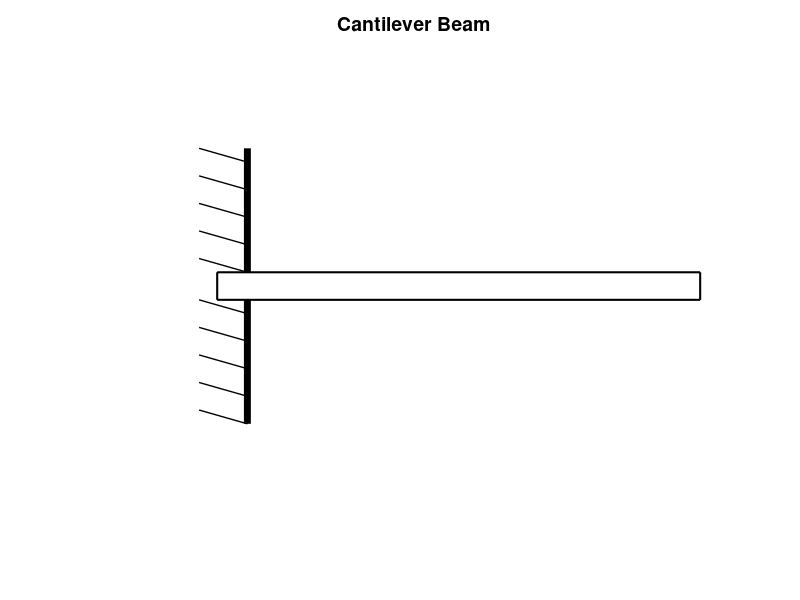

Write MATLAB code to recreate this figure. (Note: this script raises an error after producing the figure.)
%Generates image for level 4 cantilever beam problems
%Created by Stecia-Marie Fletcher for the continuation of the project ,'Intoducing e-learning
%environments to the Biomedical Engineering Programme', supervised by Dr. Pilar 
%Garcia Souto for the purposes of the module, Mechanics and Materials
%UCL Department: Medical Physics and Bioengineering
%Date: 17/09/14
%version 1.0

l=randi([15,20]);
Le=l*10;

%Plotting the beam

x1=0;
x2=Le+Le/15;

%Ploting a vertical line

a=plot([Le/15,Le/15],[-1,-0.1],'Color','black','linewidth',5);

hold on

plot([Le/15,Le/15],[1,0.1],'Color','black','linewidth',5);

%Plotting a beam

rectangle('Position',[x1,-0.1,x2,0.2],'LineWidth',1.5);

%Axis restrictions and title

axis([-Le/4 x2+10 -1.8 1.75]);

title('Cantilever Beam','FontSize',14, 'FontWeight','bold');

axis off

%Plotting the sloped lines indicating the rigidity of the vertical wall (in
%keeping with cantilever beams in notes)

for c=0.2:0.2:1
    plot([-Le/25,Le/15],[c,c-0.1],'Color','black','linewidth',1);
end

for d=-0.9:0.2:-0.1
    plot([-Le/25,Le/15],[d,d-0.1],'Color','black','linewidth',1);
end

%Plotting and labelling the reaction forces

arrow([Le/30,-1.3],[Le/30,-0.15],'LineWidth',2) %Reaction force at boundary

text(-2,-1.25,'R','Fontsize',14,'FontWeight','bold') %Label reaction force at boundary

rectangle('Position',[-Le/5,-0.15,Le/8,0.3],'Curvature',[1,1],'LineWidth',1.5); %Moment circle

arrow([-Le/9,-0.15],[-Le/9 + 1,-0.15],'LineWidth',2) %Moment arrow

text(-Le/6,0.3,'M','Fontsize',14,'FontWeight','bold') %Moment label

%Indicating the length of the beam on the plot

a1=Le/15; %Starting point of measured beam
a2=Le+Le/15; %End point of measured beam
%Measured beam does not include beam length to the left of the barrier

a3=a1+(a1+a2)/2; %Midpoint of measured beam

plot([a2,a2],[-0.1,-1.5],'Linestyle','--','linewidth',2,'Color','black');

arrow([a3,-1.5],[a1,-1.5],'LineWidth',2); %Draws l.h.s. of arrow
arrow([a3,-1.5],[a2,-1.5],'LineWidth',2); %Draws r.h.s. of arrow

L_in_m=Le/100; %length in meters

Length_label=strcat(num2str(L_in_m),'m');

a4=a1+(a1+a2)/3;

text(a4,-1.6,Length_label,'fontsize',14,'fontweight','bold');

%Indicating level

rectangle('Position',[Le-5*Le/20+5,1.5,Le/20,0.1],'Curvature',[1,1],'LineWidth',1.5,'FaceColor','y');
rectangle('Position',[Le-4*Le/20+5,1.5,Le/20,0.1],'Curvature',[1,1],'LineWidth',1.5,'FaceColor','y');
rectangle('Position',[Le-3*Le/20+5,1.5,Le/20,0.1],'Curvature',[1,1],'LineWidth',1.5,'FaceColor','y');
rectangle('Position',[Le-2*Le/20+5,1.5,Le/20,0.1],'Curvature',[1,1],'LineWidth',1.5,'FaceColor','y');
rectangle('Position',[Le-Le/20+5,1.5,Le/20,0.1],'Curvature',[1,1],'LineWidth',1.5,'FaceColor','y');

text(a3-5,1.55,'Level 5','fontsize',14,'fontweight','bold'); %Level 4 label

%Showing x direction

arrow([0,-1.75],[Le/5,-1.75],'linewidth',2);

text(Le/5+Le/40,-1.75,'x','Fontsize',14,'fontweight','bold');

%Indicating x=0 position

arrow([Le/15,1.3],[Le/15,1.05],'LineWidth',2) 

text(Le/15-Le/30,1.35,'x=0','Fontsize',12,'fontweight','bold');

%Plotting 1st distributed load

e1=randi([2,round(l/4)]);
E1=e1*10; 
yr=0.12;
hr=0.2;

Position_E1=a1+E1; %Position of ist end of distributed load

length_load=randi([4,round(l/4)]);
Length_Load=length_load*10;

Position_E2=Position_E1+Length_Load; %Position of second end of distributed load

rectangle('Position',[Position_E1,yr,Length_Load,hr],'LineWidth',2,'EdgeColor','r','FaceColor','g');

%Labelling distributed load

w=randi([15,50]);
W=w*10;
Weight_label=strcat(num2str(W),'N');

text(Position_E1+(Length_Load/3),0.2,Weight_label,'fontsize',12,'fontweight','bold');

%Plotting 2nd distributed load

e3=randi([e1+length_load+1,l-5]);
E3=e3*10;
yr2=0.12;
hr2=0.2;

Position_E3=a1+E3; %Position of 1st end of 2nd distributed load

% length_load_2=randi([4,round(l/4)]);
Length_Load_2=Le-E3;

Position_E4=Position_E3+Length_Load_2; %Position of 2nd end of 2nd distributed load

rectangle('Position',[Position_E3,yr2,Length_Load_2,hr2],'LineWidth',2,'EdgeColor','r','FaceColor','g');

%Labelling 2nd distributed load

w2=randi([15,50]);
W2=w2*10;
Weight_label_2=strcat(num2str(W2),'N');

text(Position_E3+(Length_Load_2)/3,0.2,Weight_label_2,'fontsize',12,'fontweight','bold');

%Indication of positions of the ends of the 1st distributed load w.r.t x=0

%For E1

b1=a1; %Starting point of measured position
b2=Position_E1; %End point of measured position

b3=(b1+b2)/2; %Midpoint

arrow([b3,-0.2],[b1,-0.2],'LineWidth',2); %Draws l.h.s. of arrow
arrow([b3,-0.2],[b2,-0.2],'LineWidth',2); %Draws r.h.s. of arrow

E1_in_m=E1/100; %Measured position of first end in m

E1_label=strcat(num2str(E1_in_m),'m');

b4=b1+(b1+b2)/4;

text(b4,-0.3,E1_label,'fontsize',14,'fontweight','bold');

%For E2

plot([Position_E2,Position_E2],[0.1,-0.5],'Linestyle','--','linewidth',2,'Color','black');

b1_2=a1; %Starting point of measured position
b2_2=Position_E2; %End point of measured position

b3_2=b1_2+(b1_2+b2_2)/2; %Midpoint 

arrow([b3_2,-0.5],[b1_2,-0.5],'LineWidth',2); %Draws l.h.s. of arrow
arrow([b3_2,-0.5],[b2_2,-0.5],'LineWidth',2); %Draws r.h.s. of arrow

E2_in_m=(E1+Length_Load)/100; %Measured position of second load in m 

E2_label=strcat(num2str(E2_in_m),'m');

b4_2=b1_2+(b1_2+b2_2)/3;

text(b4_2,-0.6,E2_label,'fontsize',14,'fontweight','bold');

%Indication of positions of ends of the 2nd distibuted load w.r.t. x=0

%For E3

plot([Position_E3,Position_E3],[0.1,-0.8],'Linestyle','--','linewidth',2,'Color','black');

d1=a1; %Starting point of measured position
d2=Position_E3; %End point of measured position

d3=(d1+d2)/3; %Midpoint

arrow([d3,-0.8],[d1,-0.8],'LineWidth',2); %Draws l.h.s. of arrow
arrow([d3,-0.8],[d2,-0.8],'LineWidth',2); %Draws r.h.s. of arrow

E3_in_m=E3/100; %Measured position of first end in m

E3_label=strcat(num2str(E3_in_m),'m');

d4=d1+(d1+d2)/4;

text(d4,-0.9,E3_label,'fontsize',14,'fontweight','bold');

%For E4

plot([Le/15,Le/15],[-1,-1.5],'Linestyle','--','linewidth',2,'Color','black');
plot([Position_E4,Position_E4],[0.1,-1.1],'Linestyle','--','linewidth',2,'Color','black');

d1_2=a1; %Starting point of measured position
d2_2=Position_E4; %End point of measured position

d3_2=(d1_2+d2_2)/2; %Midpoint 

E4_in_m=(E3+Length_Load_2)/100; %Measured position of second load in m 

% E4_label=strcat(num2str(E4_in_m),'m');
% 
% d4_2=d1_2+(d1_2+d2_2)/3;
% 
% text(d4_2,-1.2,E4_label,'fontsize',14,'fontweight','bold');

%Plotting point loads

%1st point load

arrow([Position_E1,0.8],[Position_E1,0.3],'LineWidth',2); %plots a point load at the start of the ist distributed load

%2nd point load

Position2=Position_E3+(Length_Load_2)/3; %2nd point load at midpoint of 2nd udl

arrow([Position2,0.8],[Position2,0.3],'LineWidth',2);

plot([Position2,Position2],[0.1,-1.1],'Linestyle','--','linewidth',2,'Color','black');

arrow([d3_2,-1.1],[d1_2,-1.1],'LineWidth',2); %Draws l.h.s. of arrow
arrow([b3_2,-1.1],[Position2,-1.1],'LineWidth',2); %Draws r.h.s. of arrow

P2_in_m=(Position2-a1)/100; %Measured position of second load in m 

P2_label=strcat(num2str(P2_in_m),'m');

d4_2=d1_2+(d1_2+d2_2)/3;

text(d4_2,-1.2,P2_label,'fontsize',14,'fontweight','bold');

%point load weights

w3=randi([10,20]);

w4=randi([10,20]);

W3=w3*10;

W4=w4*10;

W3_label=strcat(num2str(W3),'N');
W4_label=strcat(num2str(W4),'N');

text(Position_E1-Le/30,0.9,W3_label,'fontsize',14,'fontweight','bold');
text(Position2-Le/30,0.9,W4_label,'fontsize',14,'fontweight','bold');


%Plotting positions A, B, C, D, E and F

text(a1+1,0.2,'A','fontsize',14,'fontweight','bold');
text(b2-10,0.4,'B','fontsize',14,'fontweight','bold');
text(b2_2-5,0.4,'C','fontsize',14,'fontweight','bold');
text(d2,0.4,'D','fontsize',14,'fontweight','bold');
text(Position2+5,0.5,'E','fontsize',14,'fontweight','bold');
text(a2,0.4,'F','fontsize',14,'fontweight','bold');



imgname=strcat('level5a','.jpg');

saveas(a,imgname);

hold off

%Calculations

%Weight of beam

Wpl=15;

W_beam=Le*15;

%New Noatation

Pb=E1_in_m; 
Pc=E2_in_m;
Pd=E3_in_m;
Pe=P2_in_m;
L=L_in_m;

U1=W3; %1st point load
U2=W; %1st dist. load
U3=W4; %2nd point load
U4=W2; %2nd dist. load
U5=W_beam; %beam

%UDLs

UDL5=U5/L;
UDL2=U2/(Pc-Pb);
UDL4=U4/(l-Pd);

%Reactions
R=U1+U2+U3+U4;

M=U1*Pb+U2*((Pc+Pb)/2)+U3*Pe+U4*((L+Pd)/2);

%Shear Force (given just to the right of each point)

SFA=R;
SFB=R-U1;
SFC=R-U1-U2;
SFD=R-U1-U2;
SFE=R-U1-U2-U3-UDL4*(Pe-Pd);
SFF=0;

%Plotting the SFD

SF=plot([0,Pb],[SFA,SFA],'Color','red','linewidth',3);

hold on

plot([Pb,Pb],[SFA,SFB],'Color','red','linewidth',3);
plot([Pb,Pc],[SFB,SFC],'Color','red','linewidth',3);
plot([Pc,Pd],[SFC,SFC],'Color','red','linewidth',3);
plot([Pd,Pe],[SFC,SFD],'Color','red','linewidth',3);
plot([Pe,Pe],[SFD,SFE],'Color','red','linewidth',3);
plot([Pe,L],[SFE,SFF],'Color','red','linewidth',3);

SFAB=SFA-(SFA-SFB)/4;
SFCD=SFC-(SFC-SFD)/4;

%Axes and titles

axis([0 L+0.1 0 R+R/5]);

title('Shear Force Diagram','FontSize',14, 'FontWeight','bold');

ylabel('Shear Force (N)','Fontsize',12,'FontWeight','bold');

xlabel('Displacement (m)','Fontsize',12,'FontWeight','bold');

hold off

shearforce=strcat('shearforce_level1','.jpg');

saveas(SF,shearforce);

%Bending moment

BMA=-M;
BMB=-M+R*Pb;
BMC=-U3*(Pe-Pc)-U4*((L+Pd)/2-Pc);
BMD=-U3*(Pe-Pd)-U4*((L-Pd)/2);
BME=-UDL4*(((L-Pe)^2)/2);
BMF=0;

%Plotting the bending moment diagram

%1st segment

BM=plot([0,Pb],[BMA,BMB],'linewidth',3,'Color','red');

hold on

%2nd segment

mbc=(SFB-SFAB)/(Pc-Pb);

%When y=SFB, x=Pb

cbc=SFB-(mbc*Pb);

xbc=(Pb:0.01:Pc);

%When x=Pb, y=BMB;

abc=BMB-(mbc*Pb^2/2+cbc*Pb);

ybc=mbc.*(xbc.^2)/2+cbc.*xbc+abc;

plot(xbc,ybc,'linewidth',3,'Color','red');

%3rd segment

mcd=(SFCD-SFC)/(Pd-Pc);

%When y=SFC, x=Pc

ccd=SFC-(mcd*Pc);

xcd=(Pc:0.01:Pd);

%When x=Pc, y=BMC;

acd=BMC-(mcd*Pc^2/2+ccd*Pc);

ycd=mcd.*(xcd.^2)/2+ccd.*xcd+acd;

plot(xcd,ycd,'linewidth',3,'Color','red');

%4th segment

mde=(SFE-SFD)/(Pd-Pc);

%When y=SFE, x=Pe

cde=SFE-(mde*Pe);

xde=(Pd:0.01:Pe);

%When x=Pe, y=BME;

ade=BME-(mde*Pe^2/2+cde*Pe);

yde=mde.*(xde.^2)/2+cde.*xde+ade;

plot(xde,yde,'linewidth',3,'Color','red');

%5th segment

mef=(SFE-SFD)/(L-Pe);

%When y=SFF, x=L

cef=SFF-(mef*L);

xef=(Pe:0.01:L);

%When x=L, y=0;

aef=0-(mef*L^2/2+cef*L);

yef=mef.*(xef.^2)/2+cef.*xef+aef;

plot(xef,yef,'linewidth',3,'Color','red');

%Axes and titles

axis([0 L_in_m+0.1 -M 0]);

title('Bending Moment Diagram','FontSize',14, 'FontWeight','bold');

ylabel('Bending Moment (N.m)','Fontsize',12,'FontWeight','bold');

xlabel('Displacement (m)','Fontsize',12,'FontWeight','bold');

hold off

bendingmoment=strcat('bendingmoment_level1','.jpg');

saveas(BM,bendingmoment);

%Maximum BM

MaxBM=-M;
positionMax=0;

% 
% BMA=-M;
% BMB=-(abs(M-R*E1_in_m));
% BMC=0;
% BMD=0;
% 
% BM=plot([0,E1_in_m],[-M,BMB],'linewidth',3,'Color','red');
% 
% hold on
% 
% plot([E2_in_m,L_in_m],[0,0],'linewidth',3,'Color','red');
% 
% m=(SFC-SFB)/(E2_in_m-E1_in_m);
% C=-1*(m*E2_in_m);
% 
% X=(E1_in_m:0.01:E2_in_m);
% 
% %When x=E1, y=BMB
% A=BMB-(m*E1_in_m^2/2+C*E1_in_m);
% 
% Y=m.*(X.^2)/2 + C.*X +A;
% 
% plot(X,Y,'linewidth',3,'Color','red');
% 
% %Axes and titles
% 
% axis([0 L_in_m+0.1 -M-M/5 M/5]);
% 
% title('Bending Moment Diagram','FontSize',14, 'FontWeight','bold');
% 
% ylabel('Bending Moment (N.m)','Fontsize',12,'FontWeight','bold');
% 
% xlabel('Displacement (m)','Fontsize',12,'FontWeight','bold');
% 
% bendingmoment=strcat('bendingmoment_level1','.jpg');
% 
% saveas(BM,bendingmoment);
% 
% hold off


% %Plotting the SFD
% 
% R=W;
% 
% %By taking moments about A
% 
% M=(E1_in_m+E2_in_m)*W/2;
% 
% SFA=R;
% SFB=R;
% SFC=0;
% SFD=0;
% 
% SF=plot([0,0],[0,R],'linewidth',4,'Color','red');
% 
% hold on
% 
% plot([0,E1_in_m],[R,R],'linewidth',3,'Color','red');
% plot([E1_in_m,E2_in_m],[R,0],'linewidth',3,'Color','red');
% plot([E2_in_m,L_in_m],[0,0],'linewidth',3,'Color','red');
% 
% %Axes and titles
% 
% axis([0 L_in_m+0.1 0 R+R/5]);
% 
% title('Shear Force Diagram','FontSize',14, 'FontWeight','bold');
% 
% ylabel('Shear Force (N)','Fontsize',12,'FontWeight','bold');
% 
% xlabel('Displacement (m)','Fontsize',12,'FontWeight','bold');
% 
% shearforce=strcat('shearforce_level1','.jpg');
% 
% saveas(SF,shearforce);
% 
% hold off
% 
% %Plotting the bending moment diagram
% 
% BMA=-M;
% BMB=-(abs(M-R*E1_in_m));
% BMC=0;
% BMD=0;
% 
% BM=plot([0,E1_in_m],[-M,BMB],'linewidth',3,'Color','red');
% 
% hold on
% 
% plot([E2_in_m,L_in_m],[0,0],'linewidth',3,'Color','red');
% 
% m=(SFC-SFB)/(E2_in_m-E1_in_m);
% C=-1*(m*E2_in_m);
% 
% X=(E1_in_m:0.01:E2_in_m);
% 
% %When x=E1, y=BMB
% A=BMB-(m*E1_in_m^2/2+C*E1_in_m);
% 
% Y=m.*(X.^2)/2 + C.*X +A;
% 
% plot(X,Y,'linewidth',3,'Color','red');
% 
% %Axes and titles
% 
% axis([0 L_in_m+0.1 -M-M/5 M/5]);
% 
% title('Bending Moment Diagram','FontSize',14, 'FontWeight','bold');
% 
% ylabel('Bending Moment (N.m)','Fontsize',12,'FontWeight','bold');
% 
% xlabel('Displacement (m)','Fontsize',12,'FontWeight','bold');
% 
% bendingmoment=strcat('bendingmoment_level1','.jpg');
% 
% saveas(BM,bendingmoment);
% 
% hold off
